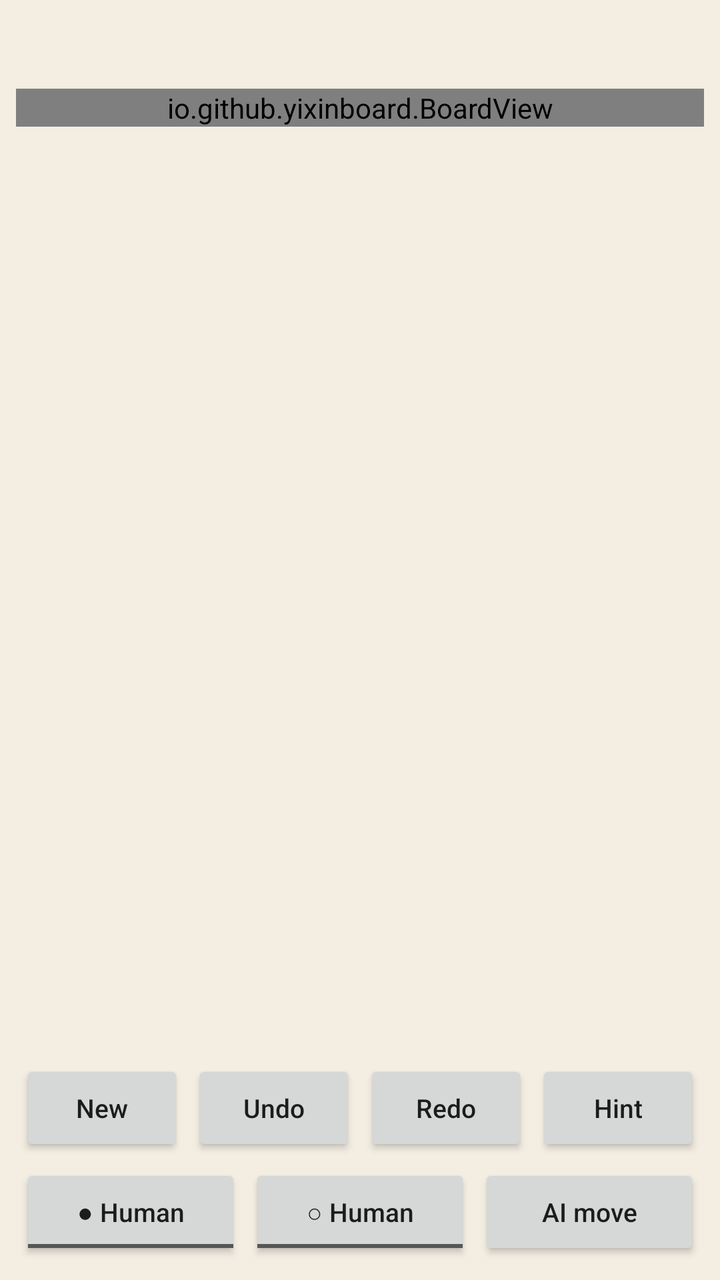
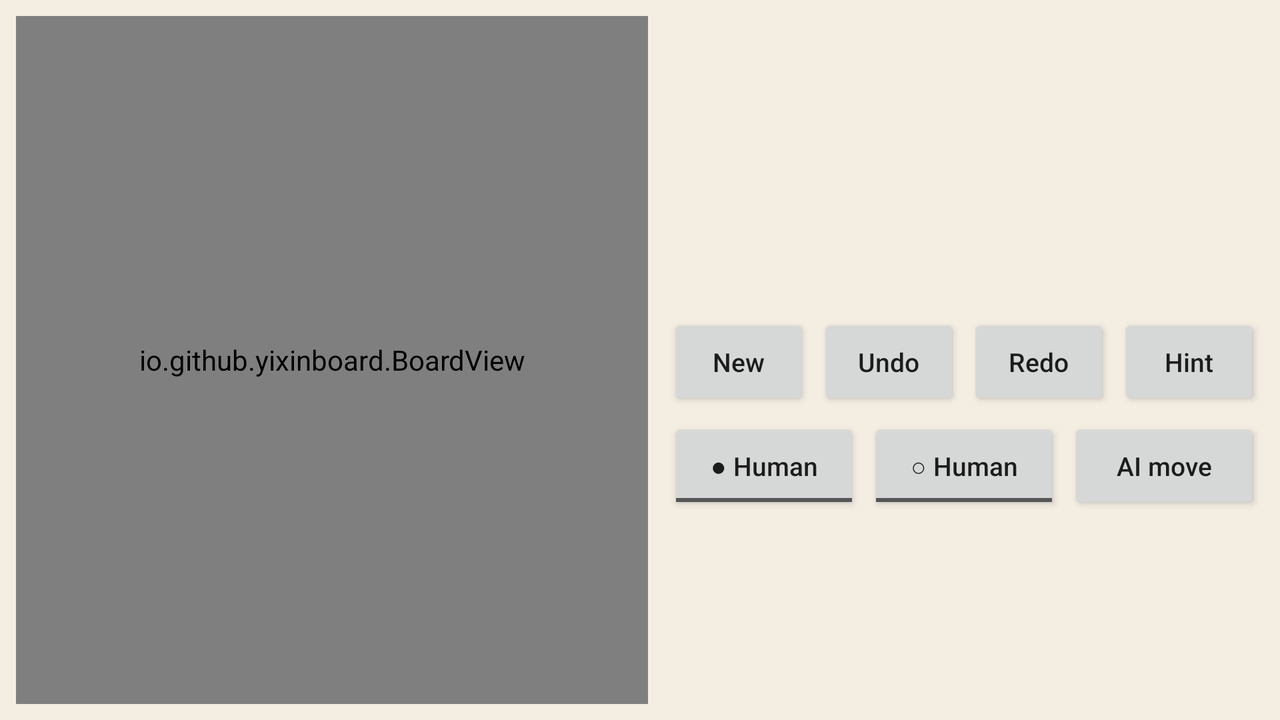

The same Android screen from two of the app's own layout files: first res/layout/ as a phone draws it, then the repository's variant for another configuration, drawn on a device whose configuration selects that folder. Both files follow.
<!-- AndroidManifest.xml: application theme AppTheme -->
<!-- res/layout/activity_main.xml -->
<?xml version="1.0" encoding="utf-8"?>
<LinearLayout xmlns:android="http://schemas.android.com/apk/res/android"
    android:id="@+id/root"
    android:layout_width="match_parent"
    android:layout_height="match_parent"
    android:background="@color/background"
    android:fitsSystemWindows="true"
    android:orientation="vertical"
    android:padding="8dp">

    <TextView
        android:id="@+id/status"
        style="@style/StatusText"
        android:layout_width="match_parent"
        android:layout_height="wrap_content" />

    <io.github.yixinboard.BoardView
        android:id="@+id/board"
        android:layout_width="match_parent"
        android:layout_height="wrap_content"
        android:layout_marginTop="4dp"
        android:layout_marginBottom="4dp" />

    <TextView
        android:id="@+id/info"
        style="@style/InfoText"
        android:layout_width="match_parent"
        android:layout_height="wrap_content" />

    <View
        android:layout_width="match_parent"
        android:layout_height="0dp"
        android:layout_weight="1" />

    <include layout="@layout/controls" />
</LinearLayout>
<!-- res/layout/controls.xml (included above) -->
<?xml version="1.0" encoding="utf-8"?>
<LinearLayout xmlns:android="http://schemas.android.com/apk/res/android"
    android:layout_width="match_parent"
    android:layout_height="wrap_content"
    android:orientation="vertical">

    <LinearLayout
        android:layout_width="match_parent"
        android:layout_height="wrap_content"
        android:orientation="horizontal">

        <Button android:id="@+id/btn_new" style="@style/ControlButton" android:text="@string/new_game" />
        <Button android:id="@+id/btn_undo" style="@style/ControlButton" android:text="@string/undo" />
        <Button android:id="@+id/btn_redo" style="@style/ControlButton" android:text="@string/redo" />
        <Button android:id="@+id/btn_hint" style="@style/ControlButton" android:text="@string/hint" />
    </LinearLayout>

    <LinearLayout
        android:layout_width="match_parent"
        android:layout_height="wrap_content"
        android:orientation="horizontal">

        <ToggleButton android:id="@+id/btn_ai_black" style="@style/ControlButton"
            android:textOn="@string/ai_black_on" android:textOff="@string/ai_black_off" />
        <ToggleButton android:id="@+id/btn_ai_white" style="@style/ControlButton"
            android:textOn="@string/ai_white_on" android:textOff="@string/ai_white_off" />
        <Button android:id="@+id/btn_think" style="@style/ControlButton" android:text="@string/play_now" />
    </LinearLayout>
</LinearLayout>
<!-- resources referenced by this layout -->
<resources>
  <color name="background">#F3EDE2</color>
  <string name="ai_black_off">● Human</string>
  <string name="ai_black_on">● AI</string>
  <string name="ai_white_off">○ Human</string>
  <string name="ai_white_on">○ AI</string>
  <string name="hint">Hint</string>
  <string name="new_game">New</string>
  <string name="play_now">AI move</string>
  <string name="redo">Redo</string>
  <string name="undo">Undo</string>
  <style name="ControlButton">
          <item name="android:layout_width">0dp</item>
          <item name="android:layout_height">wrap_content</item>
          <item name="android:layout_weight">1</item>
          <item name="android:layout_margin">2dp</item>
          <item name="android:textSize">13sp</item>
          <item name="android:textAllCaps">false</item>
          <item name="android:singleLine">true</item>
      </style>
  <style name="InfoText">
          <item name="android:gravity">center</item>
          <item name="android:textSize">13sp</item>
          <item name="android:textColor">@color/text_secondary</item>
          <item name="android:minLines">1</item>
          <item name="android:paddingBottom">4dp</item>
      </style>
  <style name="StatusText">
          <item name="android:gravity">center</item>
          <item name="android:textSize">18sp</item>
          <item name="android:textStyle">bold</item>
          <item name="android:textColor">@color/text</item>
          <item name="android:paddingTop">4dp</item>
          <item name="android:paddingBottom">4dp</item>
      </style>
  <style name="AppTheme" parent="android:Theme.Material.Light.DarkActionBar">
          <item name="android:colorPrimary">@color/primary</item>
          <item name="android:colorPrimaryDark">@color/primary_dark</item>
          <item name="android:colorAccent">@color/accent</item>
          <item name="android:statusBarColor">@color/primary_dark</item>
          <item name="android:navigationBarColor">@color/primary_dark</item>
          <item name="android:windowBackground">@color/background</item>
      </style>
  <color name="text_secondary">#6D5C4B</color>
  <color name="text">#2B2118</color>
  <color name="primary">#5D4037</color>
  <color name="primary_dark">#3E2723</color>
  <color name="accent">#2E7D32</color>
</resources>
<!-- res/layout-land/activity_main.xml (the repository's variant of the layout above) -->
<!-- drawn on the phone turned sideways -->
<?xml version="1.0" encoding="utf-8"?>
<LinearLayout xmlns:android="http://schemas.android.com/apk/res/android"
    android:id="@+id/root"
    android:layout_width="match_parent"
    android:layout_height="match_parent"
    android:background="@color/background"
    android:fitsSystemWindows="true"
    android:orientation="horizontal"
    android:padding="8dp">

    <io.github.yixinboard.BoardView
        android:id="@+id/board"
        android:layout_width="0dp"
        android:layout_height="match_parent"
        android:layout_weight="1" />

    <LinearLayout
        android:layout_width="300dp"
        android:layout_height="match_parent"
        android:layout_marginStart="8dp"
        android:gravity="center_vertical"
        android:orientation="vertical">

        <TextView
            android:id="@+id/status"
            style="@style/StatusText"
            android:layout_width="match_parent"
            android:layout_height="wrap_content" />

        <TextView
            android:id="@+id/info"
            style="@style/InfoText"
            android:layout_width="match_parent"
            android:layout_height="wrap_content" />

        <include layout="@layout/controls" />
    </LinearLayout>
</LinearLayout>
